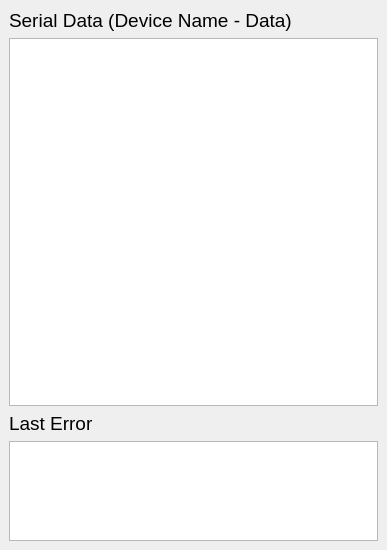
<?xml version="1.0" encoding="UTF-8"?>
<ui version="4.0">
 <class>SerialConsole</class>
 <widget class="QMainWindow" name="SerialConsole">
  <property name="geometry">
   <rect>
    <x>0</x>
    <y>0</y>
    <width>387</width>
    <height>550</height>
   </rect>
  </property>
  <property name="minimumSize">
   <size>
    <width>325</width>
    <height>550</height>
   </size>
  </property>
  <property name="windowTitle">
   <string>Simple Serial Console</string>
  </property>
  <widget class="QWidget" name="centralwidget">
   <layout class="QVBoxLayout" name="verticalLayout">
    <item>
     <widget class="QLabel" name="label_2">
      <property name="font">
       <font>
        <pointsize>14</pointsize>
       </font>
      </property>
      <property name="text">
       <string>Serial Data (Device Name - Data)</string>
      </property>
     </widget>
    </item>
    <item>
     <widget class="QTextBrowser" name="dataText">
      <property name="font">
       <font>
        <pointsize>14</pointsize>
       </font>
      </property>
     </widget>
    </item>
    <item>
     <widget class="QLabel" name="label">
      <property name="font">
       <font>
        <pointsize>14</pointsize>
       </font>
      </property>
      <property name="text">
       <string>Last Error</string>
      </property>
     </widget>
    </item>
    <item>
     <widget class="QTextBrowser" name="errText">
      <property name="maximumSize">
       <size>
        <width>16777215</width>
        <height>100</height>
       </size>
      </property>
      <property name="font">
       <font>
        <pointsize>12</pointsize>
       </font>
      </property>
     </widget>
    </item>
   </layout>
  </widget>
 </widget>
 <resources/>
 <connections/>
</ui>
